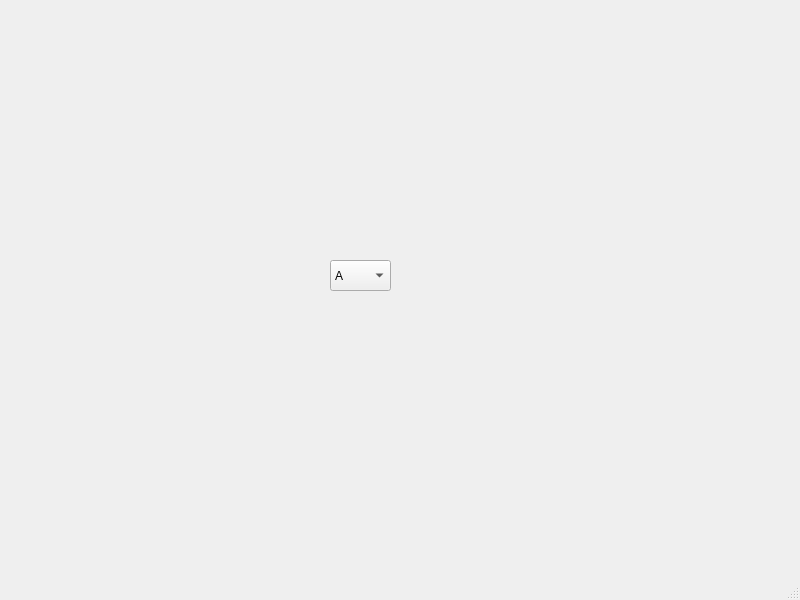
<?xml version="1.0" encoding="UTF-8"?>
<ui version="4.0">
 <class>MainWindow</class>
 <widget class="QMainWindow" name="MainWindow">
  <property name="geometry">
   <rect>
    <x>0</x>
    <y>0</y>
    <width>800</width>
    <height>600</height>
   </rect>
  </property>
  <property name="windowTitle">
   <string>MainWindow</string>
  </property>
  <widget class="QWidget" name="centralwidget">
   <widget class="QComboBox" name="comboBox">
    <property name="geometry">
     <rect>
      <x>330</x>
      <y>260</y>
      <width>61</width>
      <height>31</height>
     </rect>
    </property>
    <property name="editable">
     <bool>false</bool>
    </property>
    <item>
     <property name="text">
      <string>A</string>
     </property>
    </item>
    <item>
     <property name="text">
      <string>B</string>
     </property>
    </item>
    <item>
     <property name="text">
      <string>C</string>
     </property>
    </item>
   </widget>
  </widget>
  <widget class="QMenuBar" name="menubar">
   <property name="geometry">
    <rect>
     <x>0</x>
     <y>0</y>
     <width>800</width>
     <height>26</height>
    </rect>
   </property>
  </widget>
  <widget class="QStatusBar" name="statusbar"/>
 </widget>
 <resources/>
 <connections/>
</ui>
